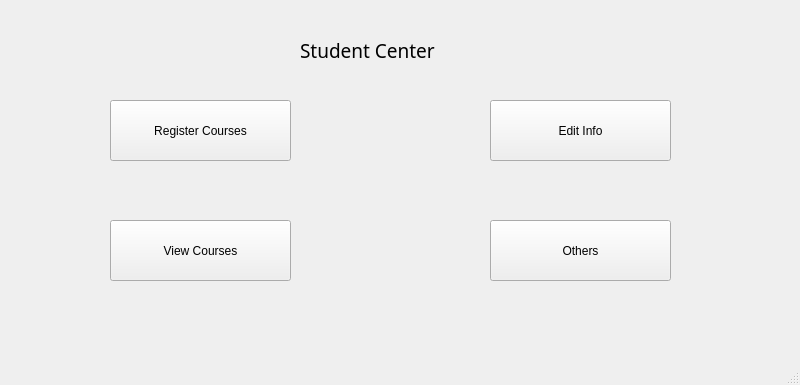
<?xml version="1.0" encoding="UTF-8"?>
<ui version="4.0">
 <class>MainWindow</class>
 <widget class="QMainWindow" name="MainWindow">
  <property name="geometry">
   <rect>
    <x>0</x>
    <y>0</y>
    <width>800</width>
    <height>385</height>
   </rect>
  </property>
  <property name="windowTitle">
   <string>MainWindow</string>
  </property>
  <widget class="QWidget" name="centralwidget">
   <widget class="QLabel" name="label">
    <property name="geometry">
     <rect>
      <x>300</x>
      <y>10</y>
      <width>161</width>
      <height>81</height>
     </rect>
    </property>
    <property name="font">
     <font>
      <family>Maiandra GD</family>
      <pointsize>14</pointsize>
     </font>
    </property>
    <property name="text">
     <string>Student Center</string>
    </property>
   </widget>
   <widget class="QPushButton" name="pushButton">
    <property name="geometry">
     <rect>
      <x>110</x>
      <y>100</y>
      <width>181</width>
      <height>61</height>
     </rect>
    </property>
    <property name="text">
     <string>Register Courses</string>
    </property>
   </widget>
   <widget class="QPushButton" name="pushButton_2">
    <property name="geometry">
     <rect>
      <x>490</x>
      <y>100</y>
      <width>181</width>
      <height>61</height>
     </rect>
    </property>
    <property name="text">
     <string>Edit Info</string>
    </property>
   </widget>
   <widget class="QPushButton" name="pushButton_3">
    <property name="geometry">
     <rect>
      <x>110</x>
      <y>220</y>
      <width>181</width>
      <height>61</height>
     </rect>
    </property>
    <property name="text">
     <string>View Courses</string>
    </property>
   </widget>
   <widget class="QPushButton" name="pushButton_4">
    <property name="geometry">
     <rect>
      <x>490</x>
      <y>220</y>
      <width>181</width>
      <height>61</height>
     </rect>
    </property>
    <property name="text">
     <string>Others</string>
    </property>
   </widget>
  </widget>
  <widget class="QMenuBar" name="menubar">
   <property name="geometry">
    <rect>
     <x>0</x>
     <y>0</y>
     <width>800</width>
     <height>26</height>
    </rect>
   </property>
  </widget>
  <widget class="QStatusBar" name="statusbar"/>
 </widget>
 <resources/>
 <connections/>
</ui>
